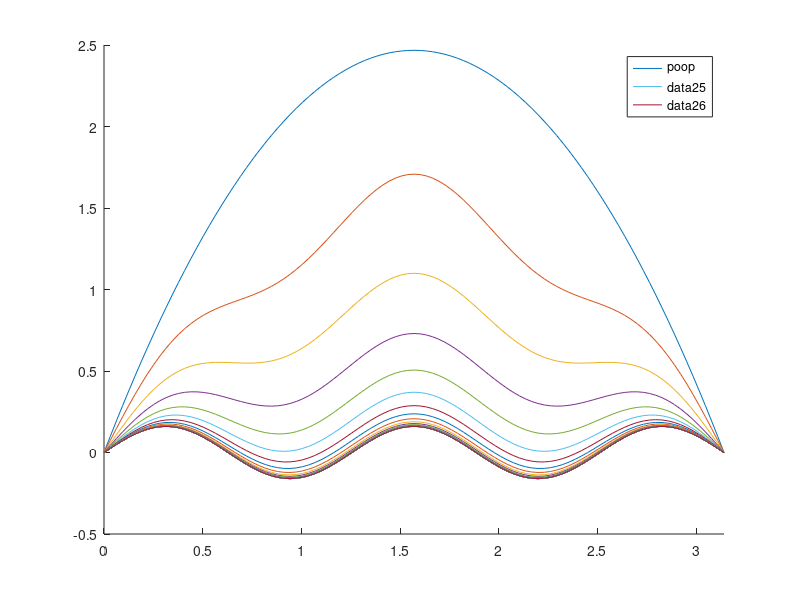

Reproduce this figure in MATLAB.
%% Header
clear; close all; clc;

%% Problem 2
alpha = 0.25;

% X limits
n = 100;
L = pi;
dx = pi/n;
x = 0:dx:L;

% Time
dt = 1e-2;
t_end = 50;
n_t = t_end/dt + 1;

%Plotting Interval
interval = 200;

%r constant for matrix creation
r = (dt * alpha) / (2 * dx^2);

%Construct Matrix for Solutions
mainDiag = (1 + 2*r) * ones(n-1,1);
offDiag = -r * ones(n-1,1);
A = spdiags([offDiag, mainDiag, offDiag], [-1, 0, 1], n-1, n-1);


%Theoretical Steady State
T_steady = sin(5.*x) / (25*alpha);

% Initial Conditions
T = zeros(n_t, n+1);
T(1,:) = x.*(pi - x);

for i = 1:n_t-1
    b = T(i, 2:end-1) * (1-2*r) + r*T(i, 3:end) + r*T(i,1:end-2) + dt*sin(5*x(2:end-1));
    T(i+1, 2:end-1) = pcg(A,transpose(b));
end

% Visualize
hold on;
plot(x,T(1,:))
for i = 1:n_t
    if mod(i,interval) == 0
        plot(x,T(i, :));
        legend('poop')
    end
end
plot(x,T(end,:),x,T_steady)
xlim([0 pi])
hold off;